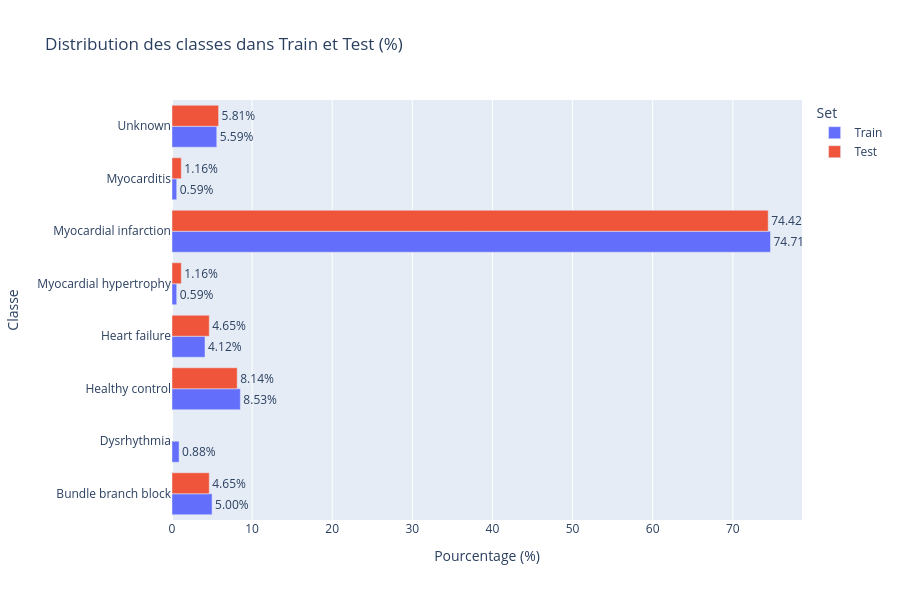

Notebook cell for this chart:
### Code cell
# Récupère les classes dans le bon ordre depuis le LabelEncoder
class_mapping = dict(enumerate(encoder.classes_))

# 👇 Appliquer ce mapping aux labels de train/test
train_counts = pd.Series(y_train.numpy()).value_counts(normalize=True).sort_index() * 100
test_counts = pd.Series(y_test.numpy()).value_counts(normalize=True).sort_index() * 100

df_train = pd.DataFrame({
    "Classe": [class_mapping[i] for i in train_counts.index],
    "Proportion (%)": train_counts.values,
    "Set": "Train"
})

df_test = pd.DataFrame({
    "Classe": [class_mapping[i] for i in test_counts.index],
    "Proportion (%)": test_counts.values,
    "Set": "Test"
})

df_all = pd.concat([df_train, df_test])

# 📊 Visualisation interactive (corrigée)
fig = px.bar(
    df_all,
    x="Proportion (%)",
    y="Classe",
    color="Set",
    orientation="h",
    barmode="group",
    text="Proportion (%)",
    title="Distribution des classes dans Train et Test (%)"
)

fig.update_traces(texttemplate='%{text:.2f}%', textposition='outside')
fig.update_layout(height=600, xaxis_title="Pourcentage (%)", yaxis_title="Classe", showlegend=True)
fig.show()

### Figure 1 — Plotly figure (JSON) as saved in the notebook; plotly's stock layout.template omitted (floating-point values rounded to 4 significant figures)
{"data": [{"alignmentgroup": "True", "hovertemplate": "Set=Train<br>Proportion (%)=%{text}<br>Classe=%{y}<extra></extra>", "legendgroup": "Train", "marker": {"color": "#636efa", "pattern": {"shape": ""}}, "name": "Train", "offsetgroup": "Train", "orientation": "h", "showlegend": true, "text": [5.0, 0.8824, 8.529, 4.118, 0.5882, 74.71, 0.5882, 5.588], "textposition": "outside", "texttemplate": "%{text:.2f}%", "type": "bar", "x": [5.0, 0.8824, 8.529, 4.118, 0.5882, 74.71, 0.5882, 5.588], "xaxis": "x", "y": ["Bundle branch block", "Dysrhythmia", "Healthy control", "Heart failure", "Myocardial hypertrophy", "Myocardial infarction", "Myocarditis", "Unknown"], "yaxis": "y"}, {"alignmentgroup": "True", "hovertemplate": "Set=Test<br>Proportion (%)=%{text}<br>Classe=%{y}<extra></extra>", "legendgroup": "Test", "marker": {"color": "#EF553B", "pattern": {"shape": ""}}, "name": "Test", "offsetgroup": "Test", "orientation": "h", "showlegend": true, "text": [4.651, 8.14, 4.651, 1.163, 74.42, 1.163, 5.814], "textposition": "outside", "texttemplate": "%{text:.2f}%", "type": "bar", "x": [4.651, 8.14, 4.651, 1.163, 74.42, 1.163, 5.814], "xaxis": "x", "y": ["Bundle branch block", "Healthy control", "Heart failure", "Myocardial hypertrophy", "Myocardial infarction", "Myocarditis", "Unknown"], "yaxis": "y"}], "layout": {"barmode": "group", "height": 600, "legend": {"title": {"text": "Set"}, "tracegroupgap": 0}, "showlegend": true, "title": {"text": "Distribution des classes dans Train et Test (%)"}, "xaxis": {"anchor": "y", "domain": [0, 1], "title": {"text": "Pourcentage (%)"}}, "yaxis": {"anchor": "x", "domain": [0, 1], "title": {"text": "Classe"}}}}
